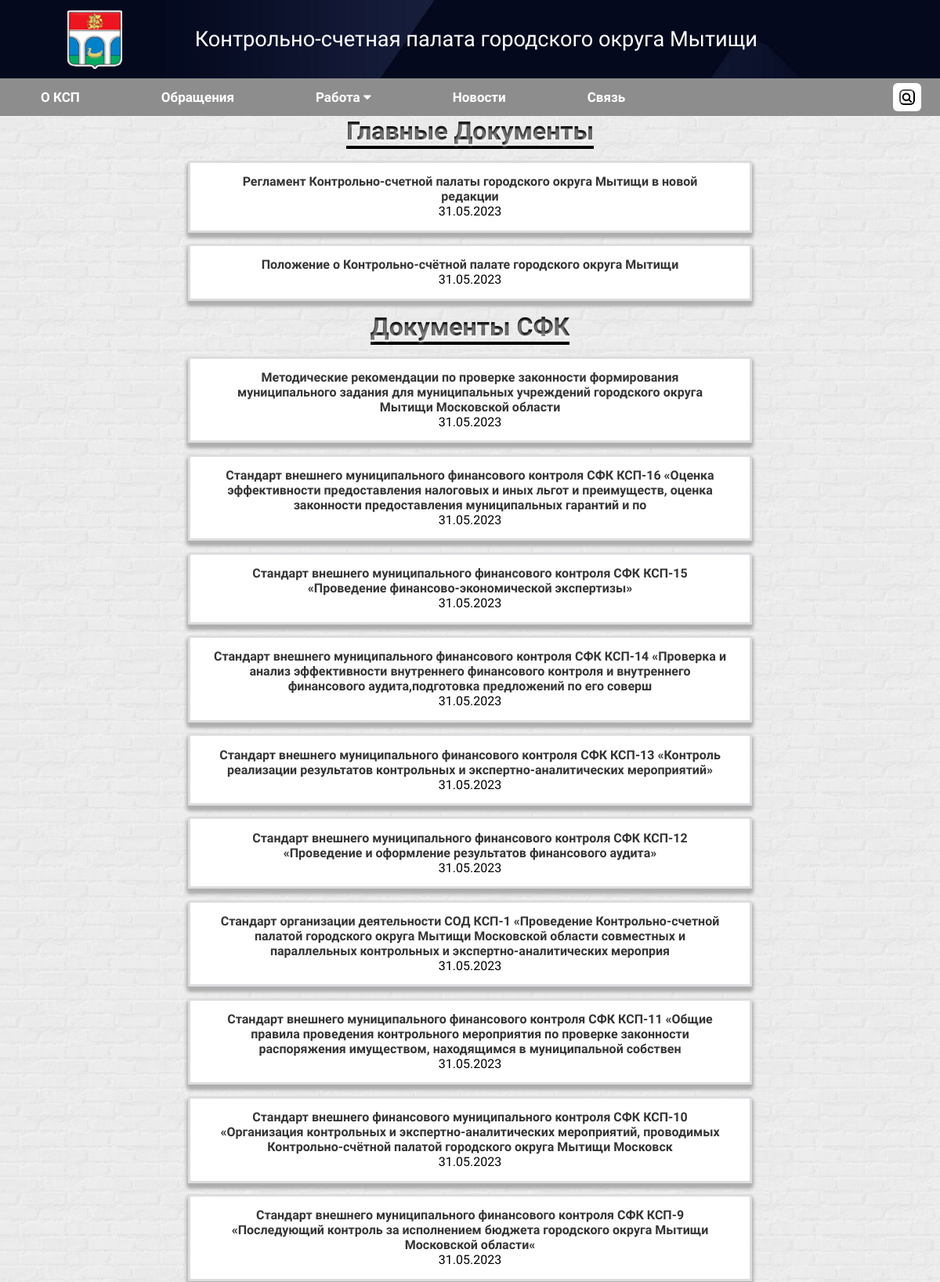
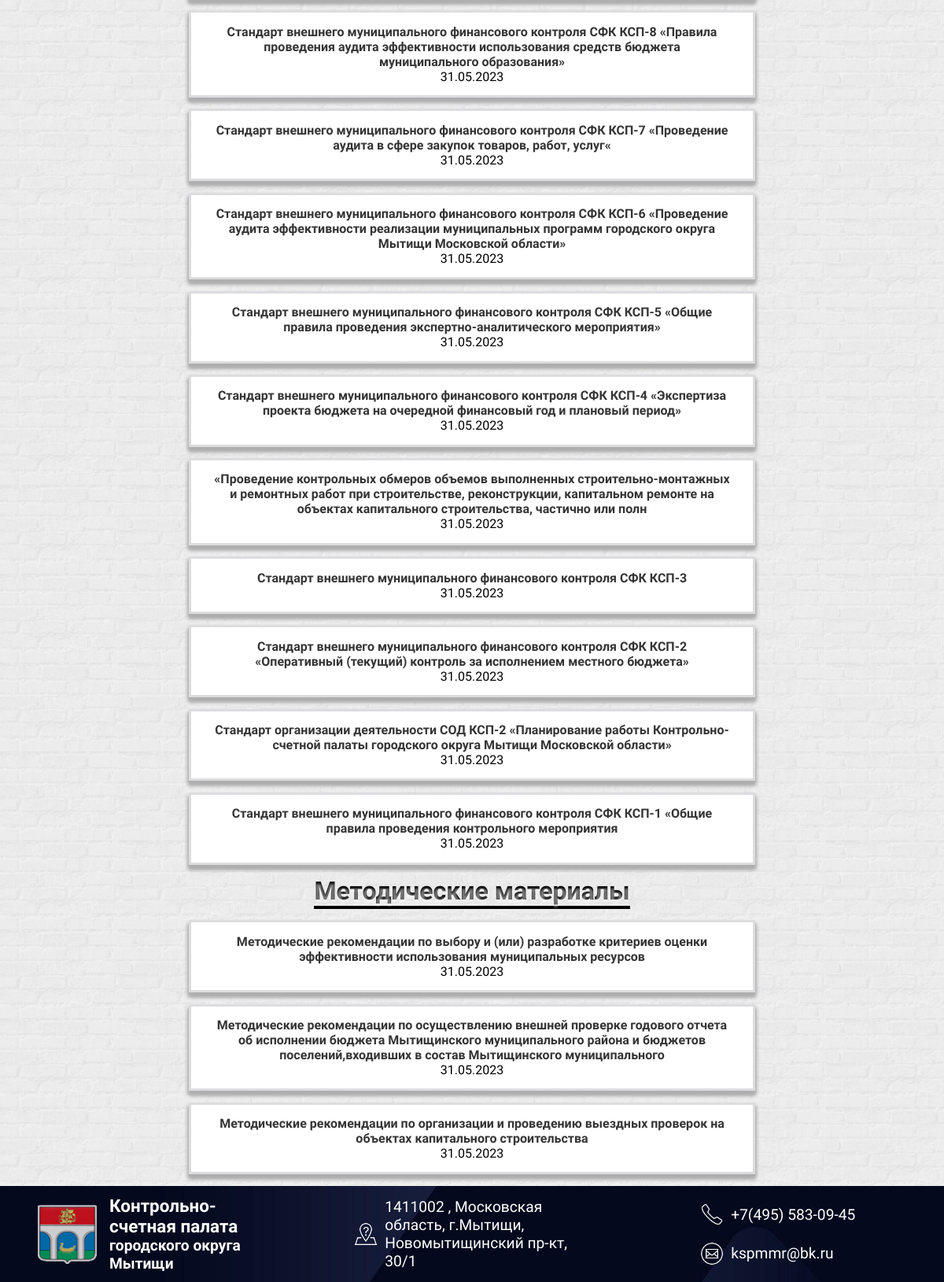
The page /documents/main-documents/ on the database its author committed (2 pictures, top to bottom).
### news/models.py (models this page shows, shortened)
class Documents(models.Model):
    title = models.CharField(max_length=500, unique=True, verbose_name='Название')
    document = models.FileField(upload_to='documents/', validators=[FileExtensionValidator(allowed_extensions=['doc', 'docx', 'pdf'])], verbose_name='Документ', blank=True, null=True, max_length=255)
    created_at = models.DateTimeField(null=True, blank=True, verbose_name='Дата')
    status = models.IntegerField(choices=TYPE, default=0, verbose_name='Тип документа')
    class Meta:
        verbose_name = 'Документы'
        verbose_name_plural = 'Документы'
        ordering = ['-created_at']

### news/views.py (the view)
# urls.py: path('documents/main-documents/', views.documents_main_list, name='main_documents'),
def documents_main_list(request):
    documents = Documents.objects.filter(status=0).order_by('-created_at')
    documents_SFK = Documents.objects.filter(status=1).order_by('-created_at')
    documents_Metod = Documents.objects.filter(status=2).order_by('-created_at')
    context = {
        'documents' : documents,
        'documents_SFK' : documents_SFK,
        'documents_metod' : documents_Metod
    }
    return render(request, 'main_documents.html', context)

### templates/main_documents.html (shortened to what this page needs)
{% extends "base.html" %}
{% block content %}
<div class="documents-main-">
    <div class="obr"><h1>Главные Документы</h1></div>
    <div class="documents-list">
        {% for document in documents %}
            <div class="main-document">
                <a class="main-document-name" href="{% url 'document-view' document_id=document.id %}">{{document.title}}</a>
                <p class="main-document-date">{{document.created_at|date:'d.m.Y'}}</p>
            </div>
        {% endfor %}
    </div>
    <div class="obr"><h1>Документы СФК</h1></div>
    <div class="SFK-list">
        {% for document in documents_SFK %}
            <div class="main-document">
                <a class="main-document-name" href="{% url 'document-view' document_id=document.id %}">{{document.title}}</a>
                <p class="main-document-date">{{document.created_at|date:'d.m.Y'}}</p>
            </div>
        {% endfor %}
    </div>
    <div class="obr"><h1>Методические материалы</h1></div>
    <div class="Metod-list">
        {% for document in documents_metod %}
            <div class="main-document">
                <a class="main-document-name" href="{% url 'document-view' document_id=document.id %}">{{document.title}}</a>
                <p class="main-document-date">{{document.created_at|date:'d.m.Y'}}</p>
            </div>
        {% endfor %}
    </div>
</div>
{% endblock content%}

### templates/base.html (shortened to what this page needs)
{% load static %}
<html>
    <head>
        <link rel="stylesheet" href="https://cdnjs.cloudflare.com/ajax/libs/font-awesome/4.7.0/css/font-awesome.min.css">
        <link rel="stylesheet" href="{% static 'styles/navbar.css' %}">
        <link rel="stylesheet" href="{% static 'styles/feedback.css' %}">
        <link rel="stylesheet" href="{% static 'styles/footer.css' %}">
        <link rel="stylesheet" href="{% static 'styles/header.css' %}">
        <link rel="stylesheet" href="{% static 'styles/ksp-cooperation.css' %}">
        <link rel="stylesheet" href="{% static 'styles/main.css' %}">
        <link rel="stylesheet" href="{% static 'styles/post_detail.css' %}">
        <link rel="stylesheet" href="{% static 'styles/all_news.css' %}">
        <link rel="stylesheet" href="{% static 'styles/connection.css' %}">
        <link rel="stylesheet" href="{% static 'styles/search_result_list.css' %}">
        <link rel="stylesheet" href="{% static 'styles/about.css' %}">
        <link rel="stylesheet" href="{% static 'styles/tasks.css'%}">
        <link rel="stylesheet" href="{% static 'styles/documents.css' %}">
        <link rel="stylesheet" href="{% static 'styles/activities.css' %}">
    </head>
        <header class="masthead">
            <div class="container">
                <a class="foto" href="{% url 'about' %}"><div class = "foto">
                    <img class = "logo" src="{% static 'img/logo.png' %}">
                </div>
                <div class="main-buttons">
                    <a class="glav-button"  href="{% url 'about' %}">Контрольно-счетная палата городского округа Мытищи</a>
                </div></a>
            </div>
        </header>
    <body>
        <main>
            <div class="topnav" id="myTopnav">
                <form id="search-form" class="searchBox" action="{% url 'search' %}" method="get">
                    <button id="search-button" class="searchButton" type="submit">
                        <i class="fa fa-search">
                        </i>
                    </button>
                </form>
                <div id="top-links" class="topnav-links">
                    <a id="news-link" href="{% url 'about' %}">О КСП</a>
                    <a id="contact-link" href="{% url 'feedback_form' %}">Обращения</a>
                    <div class="dropdown">
                        <a class="dropbtn">Работа
                            <i class="fa fa-caret-down"></i>
                        </a>
                    </div>
                    <a id="home-link" href="{% url 'news' %}">Новости</a>
                    <a id="last-child" href="{% url 'communication' %}">Связь</a>
                </div>
            </div>
            {% block content %}
            {% endblock content%}
        </main>
    </body>
    <footer>
        <div class="footer-main-container">
            <div class="footer-row">
                <div class="footer-name">
                    <div class = "foto-footer">
                        <img class = "logo-footer" src="{% static 'img/logo.png' %}">
                    </div>
                    <div class="f-c">
                        <h3>Контрольно-счетная палата</h5>
                        <h4>городского округа Мытищи</h6>
                    </div>
                </div>
                <div class="footer-contacts-1">
                    <div class="footer-row-icon">
                        <img class="footer-icon" src="{% static 'img/geo.png' %}">
                        <a class="map-link" target="_blank" href="https://yandex.ru/maps/10740/mytischi/house/novomytishchinskiy_prospekt_30/Z04YcQRoTEcFQFtvfXVwcHVlZQ==/?ll=37.738522%2C55.911961&z=17.13">1411002 , Московская область, г.Мытищи, Новомытищинский пр-кт, 30/1</a>
                    </div>
                </div>
                <div class="footer-contacts-2">
                    <div class="footer-row-icon">
                        <img class="footer-icon" src="{% static 'img/phone.png' %}">
                        <a>+7(495) 583-09-45</a>
                    </div>
                    <div class="footer-row-icon">
                        <img class="footer-icon" src="{% static 'img/gmail.png' %}">
                        <a>kspmmr@bk.ru</a>
                    </div>
                </div>
            </div>
        </div>
    </footer>
</html>

### static/styles/navbar.css (style rules this page uses)
.topnav { overflow: hidden; background-color: #8d8d8d; display: flex; flex-direction: row-reverse; justify-content: space-between; }
.topnav a { float: left; display: block; color: #ffffff; text-align: center; padding: 14px 80px; text-decoration: none; font-size: 17px; font-weight: bold; transition: .3s; }
.dropdown { float: left; overflow: hidden; }
.dropdown .dropbtn { font-size: 17px; border: none; outline: none; color: white; padding: 14px 80px; background-color: inherit; font-family: inherit; margin: 0; }
.searchBox { margin: 0.25% 2% 0 0; background: #ffffff; height: 20px; border-radius: 6px; padding: 8px; }
.searchButton { color: rgb(0, 0, 0); float: right; width: 20px; height: 20px; border-radius: 6px; background: #ffffff; display: flex; justify-content: center; align-items: center; transition: 0.4s; }
@media screen and (max-width: 1740px) { .dropdown .dropbtn { padding: 14px 60px; } }
@media screen and (max-width: 1740px) { .topnav a { padding: 14px 60px; } }
@media screen and (max-width: 1740px) { .searchBox { margin-top: 0.5% } }
@media screen and (max-width: 1440px) { .dropdown .dropbtn { padding: 14px 52px; } }
@media screen and (max-width: 1440px) { .topnav a { padding: 14px 52px; } }
@media screen and (max-width: 1440px) { .searchBox { margin-top: 0.5% } }

### static/styles/feedback.css (style rules this page uses)
.obr { display: flex; border-bottom: 4px solid black; justify-content: center; background-color: #000000; -webkit-background-clip: text; -moz-background-clip: text; background-clip: text; color: transparent; text-shadow: rgba(255,255,255,0.5) 0px 3px 3px; }

### static/styles/footer.css (style rules this page uses)
footer { flex-shrink: 0; font-size: 120%; }
.foto-footer { display: flex; align-items: center; margin: 2% 5% 2% 15%; justify-content: center; }
.logo-footer { width: 75px; height: 75px; margin-top: 5%; margin-bottom: 5%; opacity: 80%; }
.footer-row { display: flex; flex-direction: row; background: url(/static/img/footer.jpg); width: 100%; justify-content: space-around; }
.footer-name { display: flex; color: white; flex-direction: row; justify-content: center; width: 100%; }
.f-c { display: flex; flex-direction: column; justify-content: center; }
.footer-contacts-1 { display: flex; color: white; flex-direction: column; justify-content: center; margin: 0 10% 0 10%; width: 100%; }
.footer-contacts-2 { display: flex; color: white; flex-direction: column; justify-content: center; margin: 1% 0 1% 0; width: 100%; }
.footer-row-icon { display: flex; flex-direction: row; align-items: center; }
.map-link { text-decoration: none; color:white; }
.footer-icon { width: 30px; height: 30px; margin: 3%; }

### static/styles/header.css (style rules this page uses)
.masthead { background: url(/static/img/footer.jpg); }
.container { display: flex; flex-direction: row; }
.foto { display: flex; flex-direction: row; justify-content: center; margin-left: 7%; margin-right: 1%; margin-top: 1%; margin-bottom: 1%; }
.logo { display: flex; width: 70px; height: 75px; }
.main-buttons { display: flex; align-items: center; width: 100%; }
.glav-button { color: white; font-size: 170%; text-decoration: none; }

### static/styles/main.css (style rules this page uses)
* { margin: 0%; padding: 0%; font-family: 'Arsenal', sans-serif; }
html { height: 100%; }
body { background: url(/static/img/white-brick.png); background-color: rgb(201, 201, 201); background-size: 15%; background-position: center; background-repeat: repeat; display: flex; flex-direction: column; min-height: 100vh; }
main { flex-grow: 1; }

### static/styles/search_result_list.css (style rules this page uses)
a { text-decoration: none; }

### static/styles/documents.css (style rules this page uses)
.documents-main- { width: 100%; display:flex; justify-content: center; align-items: center; text-align: center; overflow: auto; flex-direction: column; }
.documents-list, .SFK-list, .Metod-list { width: 60%; }
.main-document { margin-top: 2%; margin-bottom: 2%; border-style: solid; border-color: rgb(221, 221, 224); background-color: white; padding: 2% 4% 2% 4%; box-shadow: 0 5px 5px #afafaf, 0 5px 5px #afafaf, 0 5px 5px #afafaf; }
.main-document-name { text-decoration: none; color:rgb(53, 53, 53); font-weight: bold; }

### rows shown on the page
Documents: title "Регламент Контрольно-счетной палаты городского округа Мытищи в новой редакции", created_at "31.05.2023"
Documents: title "Положение о Контрольно-счётной палате городского округа Мытищи", created_at "31.05.2023"
Documents: title "Методические рекомендации по проверке законности формирования муниципального задания для муниципальных учреждений городского округа Мытищи Московской области", created_at "31.05.2023"
Documents: title "Стандарт внешнего муниципального финансового контроля СФК КСП-16 «Оценка эффективности предоставления налоговых и иных льгот и преимуществ, оценка законности предоставления муниципальных гарантий и по", created_at "31.05.2023"
Documents: title "Стандарт внешнего муниципального финансового контроля СФК КСП-15 «Проведение финансово-экономической экспертизы»", created_at "31.05.2023"
Documents: title "Стандарт внешнего муниципального финансового контроля СФК КСП-14 «Проверка и анализ эффективности внутреннего финансового контроля и внутреннего финансового аудита,подготовка предложений по его соверш", created_at "31.05.2023"
Documents: title "Стандарт внешнего муниципального финансового контроля СФК КСП-13 «Контроль реализации результатов контрольных и экспертно-аналитических мероприятий»", created_at "31.05.2023"
Documents: title "Стандарт внешнего муниципального финансового контроля СФК КСП-12 «Проведение и оформление результатов финансового аудита»", created_at "31.05.2023"
Documents: title "Стандарт организации деятельности СОД КСП-1 «Проведение Контрольно-счетной палатой городского округа Мытищи Московской области совместных и параллельных контрольных и экспертно-аналитических мероприя", created_at "31.05.2023"
Documents: title "Стандарт внешнего муниципального финансового контроля СФК КСП-11 «Общие правила проведения контрольного мероприятия по проверке законности распоряжения имуществом, находящимся в муниципальной собствен", created_at "31.05.2023"
Documents: title "Стандарт внешнего финансового муниципального контроля СФК КСП-10 «Организация контрольных и экспертно-аналитических мероприятий, проводимых Контрольно-счётной палатой городского округа Мытищи Московск", created_at "31.05.2023"
Documents: title "Стандарт внешнего муниципального финансового контроля СФК КСП-9 «Последующий контроль за исполнением бюджета городского округа Мытищи Московской области«", created_at "31.05.2023"
Documents: title "Стандарт внешнего муниципального финансового контроля СФК КСП-8 «Правила проведения аудита эффективности использования средств бюджета муниципального образования»", created_at "31.05.2023"
Documents: title "Стандарт внешнего муниципального финансового контроля СФК КСП-7 «Проведение аудита в сфере закупок товаров, работ, услуг«", created_at "31.05.2023"
Documents: title "Стандарт внешнего муниципального финансового контроля СФК КСП-6 «Проведение аудита эффективности реализации муниципальных программ городского округа Мытищи Московской области»", created_at "31.05.2023"
Documents: title "Стандарт внешнего муниципального финансового контроля СФК КСП-5 «Общие правила проведения экспертно-аналитического мероприятия»", created_at "31.05.2023"
Documents: title "Стандарт внешнего муниципального финансового контроля СФК КСП-4 «Экспертиза проекта бюджета на очередной финансовый год и плановый период»", created_at "31.05.2023"
Documents: title "«Проведение контрольных обмеров объемов выполненных строительно-монтажных и ремонтных работ при строительстве, реконструкции, капитальном ремонте на объектах капитального строительства, частично или полн", created_at "31.05.2023"
Documents: title "Стандарт внешнего муниципального финансового контроля СФК КСП-3", created_at "31.05.2023"
Documents: title "Стандарт внешнего муниципального финансового контроля СФК КСП-2 «Оперативный (текущий) контроль за исполнением местного бюджета»", created_at "31.05.2023"
Documents: title "Стандарт организации деятельности СОД КСП-2 «Планирование работы Контрольно-счетной палаты городского округа Мытищи Московской области»", created_at "31.05.2023"
Documents: title "Стандарт внешнего муниципального финансового контроля СФК КСП-1 «Общие правила проведения контрольного мероприятия", created_at "31.05.2023"
Documents: title "Методические рекомендации по выбору и (или) разработке критериев оценки эффективности использования муниципальных ресурсов", created_at "31.05.2023"
Documents: title "Методические рекомендации по осуществлению внешней проверке годового отчета об исполнении бюджета Мытищинского муниципального района и бюджетов поселений,входивших в состав Мытищинского муниципального", created_at "31.05.2023"
Documents: title "Методические рекомендации по организации и проведению выездных проверок на объектах капитального строительства", created_at "31.05.2023"
